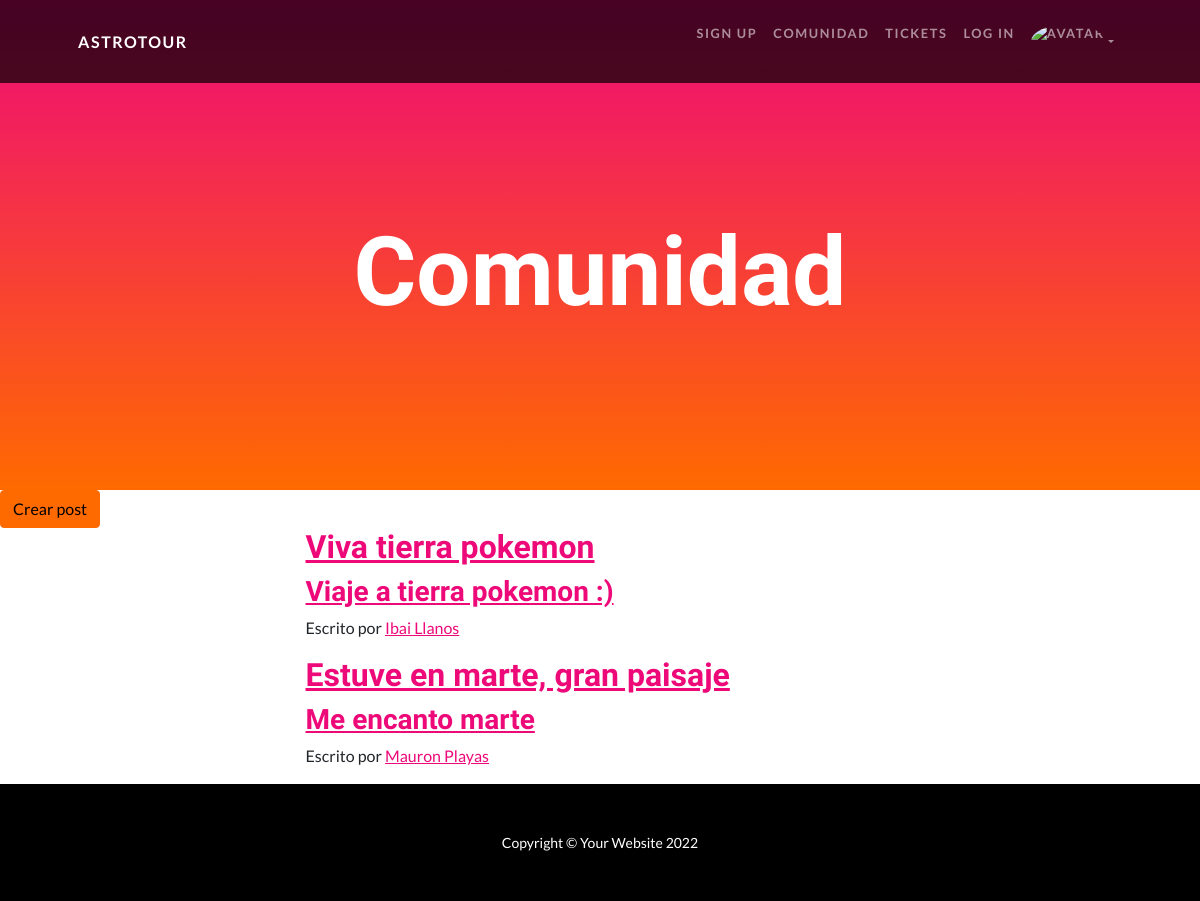
The app's page /comunidad/posteos (signed in) with its own data.
### Comunidad/models.py (models this page shows, shortened)
class Posts(models.Model):
    usuario = models.ForeignKey(Astroturista, on_delete= models.CASCADE)
    nombre_post = models.CharField(max_length= 50)
    descripcion = models.CharField(max_length= 50)
    texto = models.TextField()
    imagen = models.ImageField(upload_to = "imagen", null = True, blank = True)

### Usuario/models.py (models this page shows)
class Astroturista(models.Model):
    peso = models.IntegerField(null = True, blank = True)
    pasaporte_espacial = models.IntegerField()
    user = models.OneToOneField(User, on_delete=models.CASCADE)
    avatar = models.ImageField(upload_to = "avatares", null = True, blank = True)
    def __str__(self):
        return f"{self.user.first_name} {self.user.last_name}"

### Comunidad/views.py (the view)
# urls.py: path("posteos", views.posteos, name = "Ver_post"),
def posteos(request):
    post = Posts.objects.all()
    contexto={
        'post': post,
        'posteos': posteos
    }
    return render(request, 'inicio_posts.html', contexto)

### Comunidad/templates/inicio_posts.html
{% extends "padre_comunidad.html" %}
{% block ContenidoQueCambia %}
{% if request.user.is_authenticated %}
<a type="btn" class="btn btn-secondary" href="{% url 'Crear_posts' %}">Crear post</a>
{% endif %}
{% for posteo in post %}
<section>
    <div class="container px-4 px-lg-5">
        <div class="row gx-4 gx-lg-5 justify-content-center">
            <div class="col-md-10 col-lg-8 col-xl-7">
                <div class="post-preview">
                    <a href="{% url 'Mostrar_posts' posteo.pk %}">
                        <h2 class="post-title">{{posteo.nombre_post}}</h2>
                        <h3 class="post-subtitle">{{posteo.descripcion}}</h3>
                    </a>
                        <p class="post-meta">
                            Escrito por
                            <a href="{% url 'Perfil-astro' posteo.usuario.user.pk %}">{{posteo.usuario}}</a>
                        </p>
                </div>
            </div>
        </div>
    </div>
</section>
{% endfor %}
{% endblock ContenidoQueCambia %}

### records on screen
Posts: nombre_post "Viva tierra pokemon", descripcion "Viaje a tierra pokemon :)", usuario "Ibai Llanos"
Posts: nombre_post "Estuve en marte, gran paisaje", descripcion "Me encanto marte", usuario "Mauron Playas"
